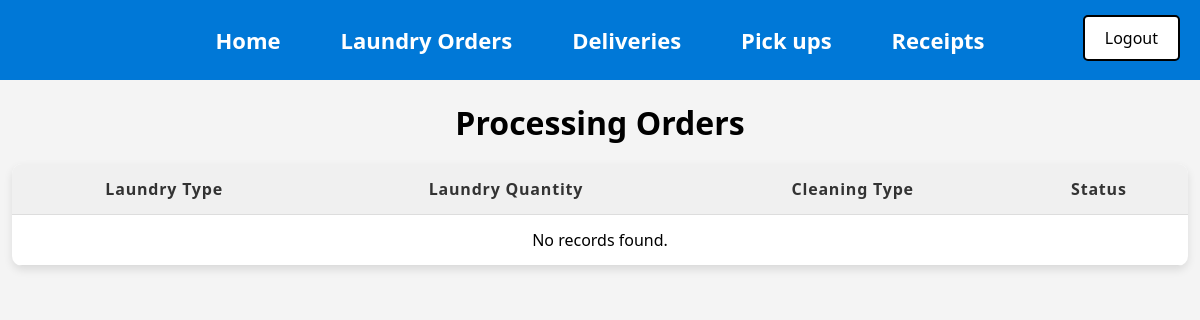
Page /User_Home.php (signed in) on the earlier database version.
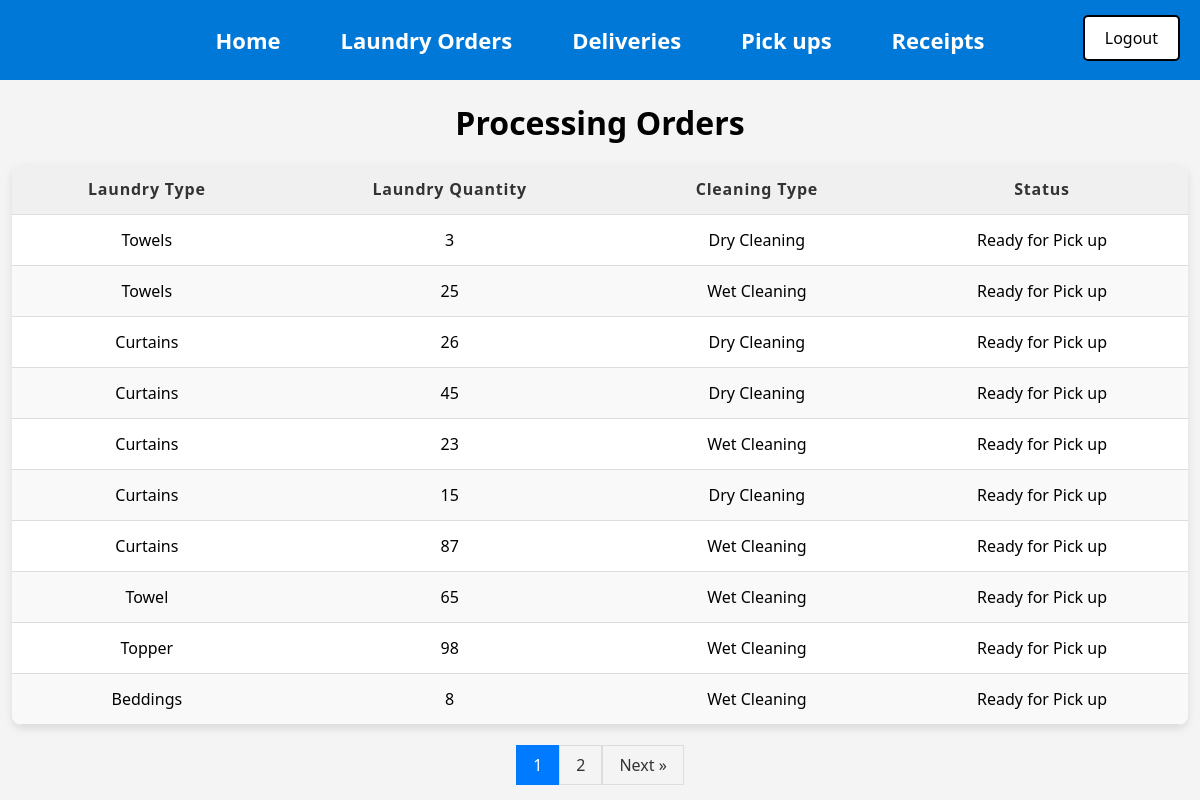
Same page on the later database version.
### tables this page shows
CREATE TABLE `Laundry_Orders` (
  `Order_ID` int(11) NOT NULL AUTO_INCREMENT,
  `Order_date` date NOT NULL,
  `Laundry_type` varchar(40) NOT NULL,
  `Laundry_quantity` varchar(40) NOT NULL,
  `Cleaning_type` varchar(40) NOT NULL,
  `Place` varchar(40) NOT NULL,
  `Priority_number` varchar(40) NOT NULL,
  `Status` varchar(250) DEFAULT NULL,
  `User_ID` int(11) NOT NULL,
  PRIMARY KEY (`Order_ID`),
  KEY `Users_Laundry_Orders` (`User_ID`),
  CONSTRAINT `Users_Laundry_Orders` FOREIGN KEY (`User_ID`) REFERENCES `Users` (`User_ID`)
);

### htdocs/User_Home.php (the view, shortened to what this page needs)
<?php
include 'db_connect.php';
include 'Menu2.php';
include 'Logout.php';
$results_per_page = 10;
$current_page = isset($_GET['page']) && is_numeric($_GET['page']) ? intval($_GET['page']) : 1;
$start_from = ($current_page - 1) * $results_per_page;
$total_query = "SELECT COUNT(*) AS total FROM Laundry_Orders WHERE STATUS IN ('In Progress', 'Ready for Pick up') AND PLACE != 'Hotel'";
$total_result = mysqli_query($conn, $total_query);
$total_row = mysqli_fetch_assoc($total_result);
$total_results = $total_row['total'];
$total_pages = ceil($total_results / $results_per_page);
?>
<!DOCTYPE html>
<html lang="en">
<head>
    <link rel="stylesheet" href="">
</head>
<body>
</head>
<body>
    <h1>Processing Orders</h1>
    <table>
        <thead>
            <tr>
                <th>Laundry Type</th>
                <th>Laundry Quantity</th>
                <th>Cleaning Type</th>
                <th>Status</th>
            </tr>
        </thead>
        <tbody>
            <?php
            $sql = "SELECT * FROM Laundry_Orders WHERE STATUS IN ('In Progress','Ready for Pick up') AND PLACE != 'Hotel' ORDER BY Priority_number DESC LIMIT $start_from, $results_per_page";
            $query = mysqli_query($conn, $sql);
            if (!$query) {
                echo "Error: " . $sql . "<br>" . mysqli_error($conn);
            } else {
                while ($result = mysqli_fetch_assoc($query)) {
                    echo "<tr>";
                    echo "<td>" . htmlspecialchars($result["Laundry_type"]) . "</td>";
                    echo "<td>" . htmlspecialchars($result["Laundry_quantity"]) . "</td>";
                    echo "<td>" . htmlspecialchars($result["Cleaning_type"]) . "</td>";
                    echo "<td>" . htmlspecialchars($result["Status"]) . "</td>";
                    echo "</tr>";
                }
            }
                if (mysqli_num_rows($query) == 0) {
                    echo "<tr><td colspan='4'>No records found.</td></tr>";
                }
            ?>
        </tbody>
    </table>
    <div class="pagination">
        <?php
        for ($page = 1; $page <= $total_pages; $page++) {
            echo "<a href='User_Home.php?page=$page' class='" . ($page == $current_page ? "active" : "") . "'>$page</a>";
        }
        if ($current_page < $total_pages) {
            echo "<a href='User_Home.php?page=" . ($current_page + 1) . "'>Next &raquo;</a>";
        }
        ?>
    </div>
</body>
</html>

### htdocs/Menu2.php (shortened to what this page needs)
<nav>
    <ul>
        <li><a href="User_Home.php">Home</a></li>
        <li><a href="Laundry_Order.php">Laundry Orders</a></li>
        <li><a href="User_Delivery.php">Deliveries</a></li>
        <li><a href="User_Pick_ups.php">Pick ups</a></li>
        <li><a href="User_Receipts.php">Receipts</a></li>
     </ul>
        </nav>

### htdocs/Logout.php (shortened to what this page needs)
<a href="logout.php" class="logout-btn">Logout</a>

### htdocs/Menu2.php (style rules this page uses)
body { font-family: 'Segoe UI', Tahoma, Geneva, Verdana, sans-serif; margin: 0; padding: 0; }
nav { background-color: #0078d7; padding: 0px; }
nav ul { list-style: none; margin: 0; padding: 0; display: flex; justify-content: center; align-items: center; height: 80px; }
nav ul li { margin: 0 15px; }
nav ul li a { text-decoration: none; color: #fff; font-size: 22px; font-weight: bold; padding: 10px 15px; transition: background-color 0.3s ease, color 0.3s ease; border-radius: 5px; }

### htdocs/Logout.php (style rules this page uses)
.logout-btn { position: absolute; top: 15px; right: 20px; background-color: white; color: black; padding: 10px 20px; border: 2px solid black; border-radius: 5px; font-size: 16px; cursor: pointer; transition: background 0.3s ease-in-out, color 0.3s; text-decoration: none; font-weight: normal; }

### htdocs/User_Home.php (style rules this page uses)
body { font-family: 'Segoe UI', Tahoma, Geneva, Verdana, sans-serif; background-color: #f4f4f4; margin: 0; padding: 0; color: #333; }
h1 { text-align: center; font-weight: bold; margin-bottom: 20px; color: black; }
table { width: 98%; margin: 20px auto; border-collapse: collapse; box-shadow: 0 4px 8px rgba(0, 0, 0, 0.1); background-color: #fff; border-radius: 10px; overflow: hidden; }
th, td { padding: 14px 16px; text-align: center; border-bottom: 1px solid #ddd; color: black; }
th { background-color: #f0f0f0; color: #333; font-weight: 600; letter-spacing: 0.8px; }
tr:nth-child(even) { background-color: #f9f9f9; }
.pagination { text-align: center; margin-top: 20px; }
.pagination a { display: inline-block; padding: 8px 16px; text-decoration: none; border: 1px solid #ddd; color: #333; }
.pagination a.active { background-color: #007bff; color: white; border: 1px solid #007bff; }

Differences in the rows shown:
added laundry_orders: Laundry_type "Towels", Laundry_quantity "3", Cleaning_type "Dry Cleaning", Status "Ready for Pick up"
added laundry_orders: Laundry_type "Towels", Laundry_quantity "25", Cleaning_type "Wet Cleaning", Status "Ready for Pick up"
added laundry_orders: Laundry_type "Curtains", Laundry_quantity "26", Cleaning_type "Dry Cleaning", Status "Ready for Pick up"
added laundry_orders: Laundry_type "Curtains", Laundry_quantity "45", Cleaning_type "Dry Cleaning", Status "Ready for Pick up"
added laundry_orders: Laundry_type "Curtains", Laundry_quantity "23", Cleaning_type "Wet Cleaning", Status "Ready for Pick up"
added laundry_orders: Laundry_type "Curtains", Laundry_quantity "15", Cleaning_type "Dry Cleaning", Status "Ready for Pick up"
added laundry_orders: Laundry_type "Curtains", Laundry_quantity "87", Cleaning_type "Wet Cleaning", Status "Ready for Pick up"
added laundry_orders: Laundry_type "Towel", Laundry_quantity "65", Cleaning_type "Wet Cleaning", Status "Ready for Pick up"
added laundry_orders: Laundry_type "Topper", Laundry_quantity "98", Cleaning_type "Wet Cleaning", Status "Ready for Pick up"
added laundry_orders: Laundry_type "Beddings", Laundry_quantity "8", Cleaning_type "Wet Cleaning", Status "Ready for Pick up"
Other differences:
new list line: "1"
new list line: "2"
text no longer shown: "No records found."
text now shown: "Next »"
